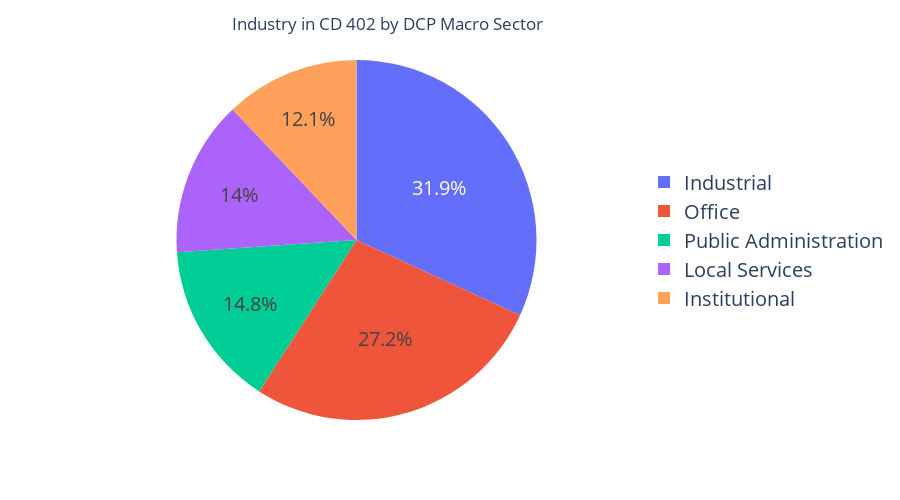

Notebook cell for this chart:
### Code cell
# Creating a pie chart DCP Macro Sector

fig = px.pie(cd_402_wac_totals, values='WAC Total', names='DCP Macro Sector', height=500)
fig.update_traces(direction="clockwise")
fig.update_layout(
    {
        "paper_bgcolor": "rgba(0, 0, 0, 0)",
        "plot_bgcolor": "rgba(0, 0, 0, 0)",
    })
fig.update_layout(title_text='Industry in CD 402 by DCP Macro Sector', title_x=0.43)
fig.update_layout(uniformtext_minsize=20, uniformtext_mode='hide')
fig.update_layout(legend=dict(title_font_family="Times New Roman", font=dict(size= 20)))
fig.update_layout(legend=dict(y=0.5))
fig.show()

### Figure 1 — Plotly figure (JSON) as saved in the notebook; plotly's stock layout.template omitted (floating-point values rounded to 4 significant figures)
{"data": [{"direction": "clockwise", "domain": {"x": [0, 1], "y": [0, 1]}, "hovertemplate": "DCP Macro Sector=%{label}<br>WAC Total=%{value}<extra></extra>", "labels": ["Public Administration", "Local Services", "Local Services", "Local Services", "Institutional", "Institutional", "Office", "Office", "Office", "Office", "Office", "Office", "Industrial", "Local Services", "Industrial", "Industrial", "Industrial", "Industrial", "Industrial", "Industrial"], "legendgroup": "", "name": "", "showlegend": true, "type": "pie", "values": [12978, 1914, 3203, 277, 6790, 3804, 14861, 238, 2911, 1656, 2871, 1334, 5490, 6874, 4738, 4476, 13187, 13, 0, 6]}], "layout": {"height": 500, "legend": {"font": {"size": 20}, "title": {"font": {"family": "Times New Roman"}}, "tracegroupgap": 0, "y": 0.5}, "margin": {"t": 60}, "paper_bgcolor": "rgba(0, 0, 0, 0)", "plot_bgcolor": "rgba(0, 0, 0, 0)", "title": {"text": "Industry in CD 402 by DCP Macro Sector", "x": 0.43}, "uniformtext": {"minsize": 20, "mode": "hide"}}}
